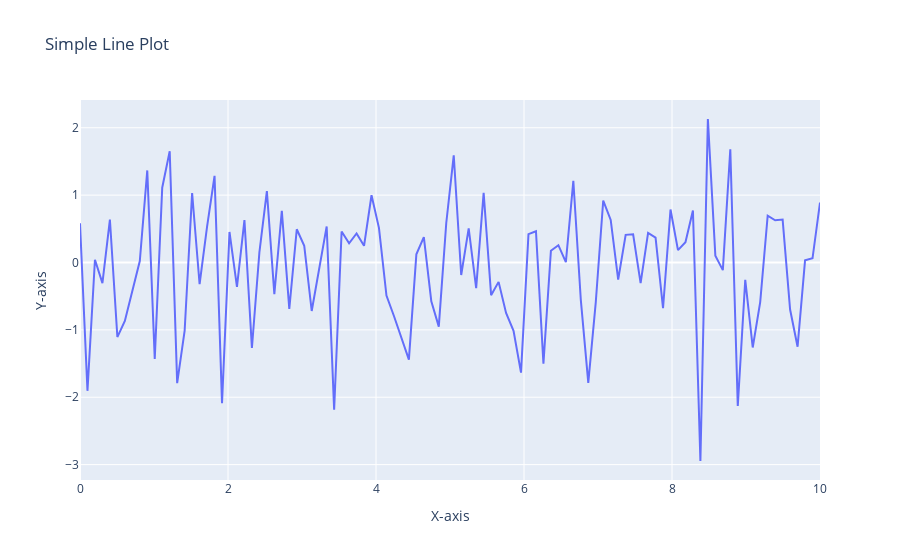

Here is the notebook cell this chart was saved with:
### Code cell
# 20. Using Plotly, create a basic line plot of a randomly generated dataset, label the axes, and set the title as 'Simple Line Plot'.

import plotly.express as px
import numpy as np

x = np.linspace(0, 10, 100)
y = np.random.randn(100)

fig = px.line(x=x, y=y, title='Simple Line Plot', labels={'x': 'X-axis', 'y': 'Y-axis'})
fig.show()
